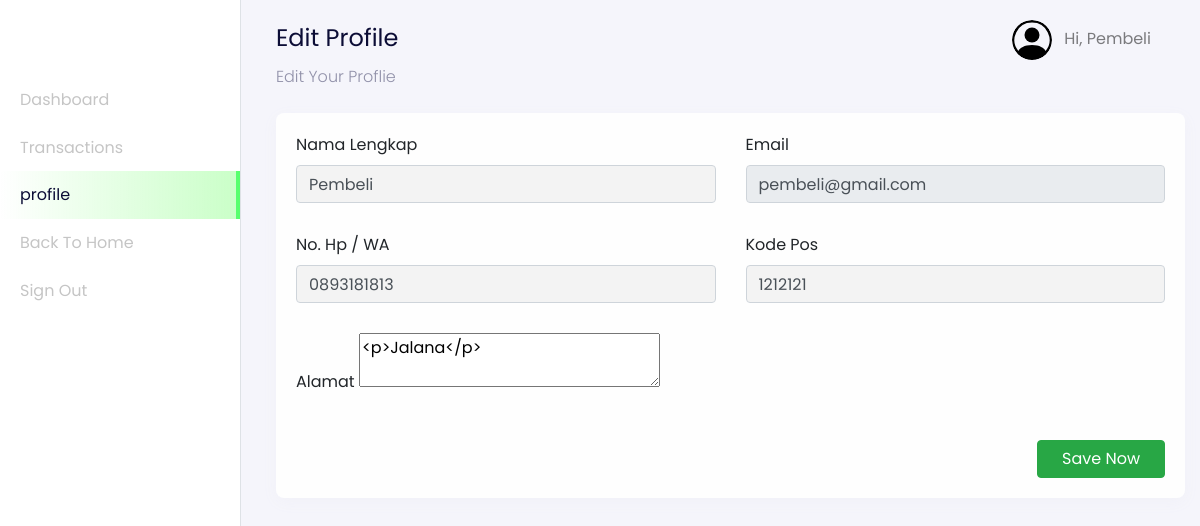
The app's page /user/index.php?page=profile (signed in) with its own data.
### tables this page shows
CREATE TABLE `users` (
  `id_user` int(11) NOT NULL,
  `name` varchar(255) NOT NULL,
  `email` varchar(255) NOT NULL,
  `password` varchar(255) NOT NULL,
  `address` text DEFAULT NULL,
  `phone_number` varchar(255) NOT NULL,
  `postal_code` varchar(191) NOT NULL,
  `roles` varchar(255) NOT NULL
);

### config/config.php (called while the page is built, shortened)
<?php
$host = 'localhost';
$user = 'root';
$password = '';
$dbname = 'imk_tugas';
$conn = mysqli_connect($host, $user, $password, $dbname);
function query($query)
{
    global $conn;
    $result = mysqli_query($conn, $query);
    $rows = [];
    while ($row = mysqli_fetch_assoc($result)) {
        $rows[] = $row;
    }
    return $rows;
}
?>

### user/profile/dashboard-user-profile.php (the view, shortened to what this page needs)
<nav
  class="navbar navbar-expand-lg navbar-light navbar-store fixed-top"
  data-aos="fade-down"
>
  <div class="container-fluid">
    <div class="collpase navbar-collapse" id="navbarResponsive">
      <ul class="navbar-nav d-none d-lg-flex ml-auto">
        <li class="nav-item dropdown">
          <a
            href="#"
            class="nav-link"
            id="navbarDropdown"
            role="button"
            data-toggle="dropdown"
          >
            <img
              src="../assets/images/person-circle.svg"
              alt="profile"
              height="40px"
              class="rounded-circle mr-2 profile-picture"
            />
            <?php
              $id_user = $_SESSION['user'];
              $user = query("SELECT * FROM users WHERE id_user = $id_user")[0];
            ?>
            Hi, <?= $user["name"]; ?>
          </a>
        </li>
      </ul>
    </div>
  </div>
</nav>
<div class="section-content section-dashboard-home" data-aos="fade-up">
    <div class="container-fluid">
    <div class="dashboard-heading">
        <h2 class="dashboard-title">Edit Profile</h2>
        <p class="dashboard-subtitle">Edit Your Proflie</p>
    </div>
    <div class="dashboard-content">
        <div class="row">
          <div class="col-12 mt-2">
              <form action="" method="POST">
                  <div class="card">
                      <div class="card-body">
                        <div class="row">
                            <div class="col-md-6">
                              <div class="form-group">
                                  <label for="name">Nama Lengkap</label>
                                  <input type="text" name="name" value="<?= $user["name"] ?? ''; ?>" id="name" class="form-control">
                              </div>
                            </div>
                            <div class="col-md-6">
                              <div class="form-group">
                                  <label for="email">Email</label>
                                  <input type="email" readonly name="email" value="<?= $user["email"] ?? ''; ?>" id="email" class="form-control">
                              </div>
                            </div>
                            <div class="col-md-6">
                              <div class="form-group">
                                  <label for="phone_number">No. Hp / WA</label>
                                  <input type="tel" name="phone_number" value="<?= $user["phone_number"] ?? ''; ?>" id="phone_number" class="form-control">
                              </div>
                            </div>
                            <div class="col-md-6">
                              <div class="form-group">
                                  <label for="code">Kode Pos</label>
                                  <input type="number" name="code" value="<?= $user["postal_code"] ?? ''; ?>" id="code" class="form-control">
                              </div>
                            </div>
                            <div class="col-md-12" id="alamat">
                              <div class="form-group">
                                <label for="alamat">Alamat</label>
                                <textarea name="alamat" id="editor"><?= $user["address"] ?? ''; ?></textarea>
                              </div>
                            </div>
                        </div>
                        <div class="row mt-2">
                          <div class="col text-right">
                          <button type="submit" name="updateUser" class="btn btn-success px-4">Save Now</button>
                          </div>
                      </div>
                  </div>
              </form>
          </div>
        </div>
    </div>
    </div>
</div>

### records on screen
users: name "Pembeli", email "pembeli@gmail.com", phone_number "0893181813", code "1212121", alamat "<p>Jalana</p>"
